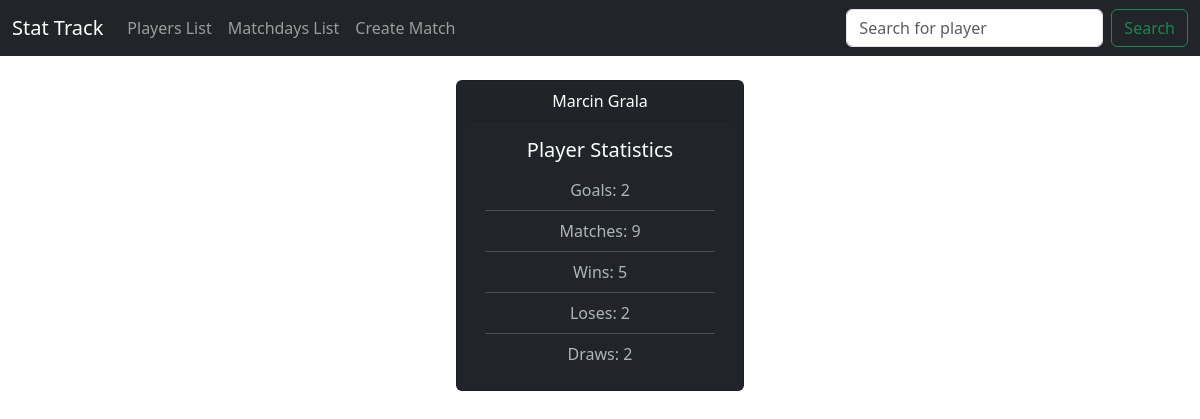
The app's page /player/20/ with its own data.
### stat_track/models.py (models this page shows, shortened)
class Player(models.Model):
    first_name = models.CharField(max_length = 16)
    last_name = models.CharField(max_length = 16)
    def get_player_matches_played(self):
        matches_played = Stat.objects.filter(player=self).count()
        return matches_played
    def get_player_goals(self):
        goals_queryset = Stat.objects.filter(player=self).values_list('goals')
        total_goals = goals_queryset.aggregate(Sum('goals'))['goals__sum']
        if total_goals:
            return total_goals
        else:
            return 0
    def get_player_wins(self):
        stats = Stat.objects.filter(player=self)
        wins = 0
        for stat in stats:
            if stat.win == True:
                wins += 1
        return wins
    def get_player_loses(self):
        stats = Stat.objects.filter(player=self)
        loses = 0
        for stat in stats:
            if stat.win == False:
                loses += 1
        return loses
    def get_player_draws(self):
        stats = Stat.objects.filter(player=self)
        draws = 0
        for stat in stats:
            if stat.win == "Draw":
                draws += 1
        return draws
    get_player_matches_played.short_description = 'Matches'
    get_player_goals.short_description = 'Goals'
    get_player_wins.short_description = 'Wins'
    get_player_loses.short_description = 'Loses'
    get_player_draws.short_description = 'Draws'

class Stat(models.Model):
    def positive_validator(value):
        """Checks if value passed to goals is positive."""
        if value < 0:
            raise ValidationError('Value of this field can not be negative.')
    player = models.ForeignKey(Player, on_delete=models.CASCADE)
    match = models.ForeignKey(Match, on_delete=models.CASCADE)
    goals = models.IntegerField(validators=[positive_validator], default=0)
    @property
    def get_team(self):
        matchday = self.match.matchday
        ticket = MatchDayTicket.objects.filter(matchday=matchday, player=self.player).get()
        team = ticket.team
        return team
    @property
    def win(self):
        match_winner_team = self.match.winner_team
        if match_winner_team == self.get_team:
            return True
        elif match_winner_team == None:
            return "Draw"
        else:
            return False

class Match(models.Model):
    matchday = models.ForeignKey(MatchDay, on_delete=models.CASCADE, default=None)
    team_home = models.CharField(choices=TEAM_CHOICES, max_length=20)
    team_away = models.CharField(choices=TEAM_CHOICES, max_length=20)
    home_goals = models.IntegerField(default=0)
    away_goals = models.IntegerField(default=0)
    match_in_matchday = models.IntegerField(default = 0)
    @property
    def result(self):
        if self.home_goals > self.away_goals:
            return 1
        elif self.home_goals < self.away_goals:
            return 2
        else:
            return 0
    @property
    def winner_team(self):
        if self.result == 1:
            return self.team_home
        elif self.result == 2:
            return self.team_away
        else:
            return None

class MatchDay(models.Model):
    date = models.DateTimeField("Date of match")
    match_counter = models.PositiveIntegerField(default=0, )

class MatchDayTicket(models.Model):
    matchday = models.ForeignKey(MatchDay, on_delete=models.CASCADE)
    player = models.ForeignKey(Player, on_delete=models.CASCADE)
    team = models.CharField(choices=TEAM_CHOICES, max_length=16)

### stat_track/views.py (the view)
# urls.py: path('player/<int:player_id>/', views.player_stats, name="player_stats"),
def player_stats(request, player_id):
    player = get_object_or_404(Player, pk=player_id)
    return render(request, "stat_track/player.html", {"player": player})

### stat_track/templates/stat_track/player.html (shortened to what this page needs)
{% extends "./base.html" %}
{% block content %}
<!DOCTYPE html>
    <div class="card text-bg-dark mb-3 container text-center" style="max-width: 18rem;">
        <div class="card-header">{{ player.first_name }} {{ player.last_name }}</div>
        <div class="card-body">
          <h5 class="card-title">Player Statistics</h5>
          <ul class="list-group list-group-flush" data-bs-theme="dark">
            <li class="list-group-item">Goals: {{ player.get_player_goals }}</li>
            <li class="list-group-item">Matches: {{ player.get_player_matches_played }}</li>
            <li class="list-group-item">Wins: {{ player.get_player_wins }}</li>
            <li class="list-group-item">Loses: {{ player.get_player_loses }}</li>
            <li class="list-group-item">Draws: {{ player.get_player_draws }}</li>
          </ul>
        </div>
      </div>
{% endblock %}

### records on screen
Player: first_name "Marcin", last_name "Grala", get_player_goals "2", get_player_matches_played "9", get_player_wins "5", get_player_loses "2", get_player_draws "2"
